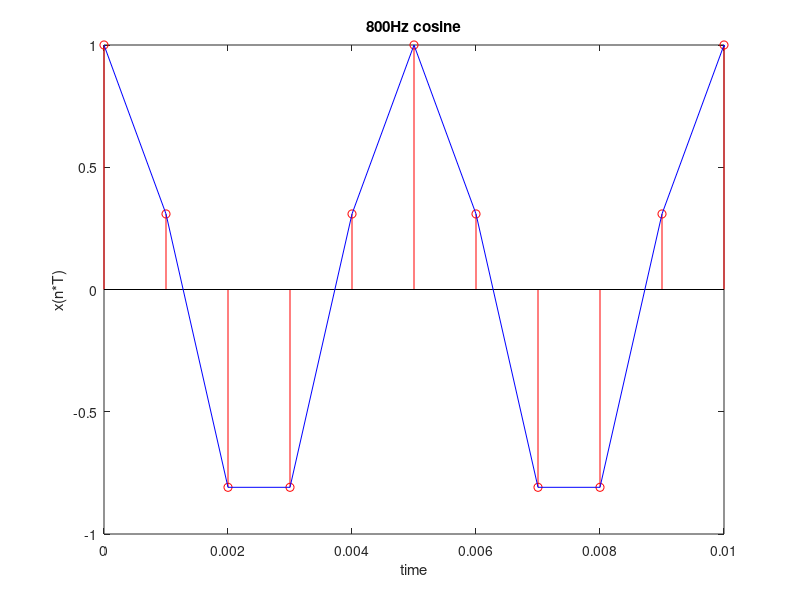

The MATLAB source for this figure:
N=100;
fs=1000;
T=1/fs;
f=800;
n=0:N-1;
x=cos(2*pi*f*n*T);

stem(n*T,x, "r");
hold on;

plot(n*T,x, "b");
axis([0 0.01 -1 1])

title('800Hz cosine')
xlabel('time');
ylabel('x(n*T)');